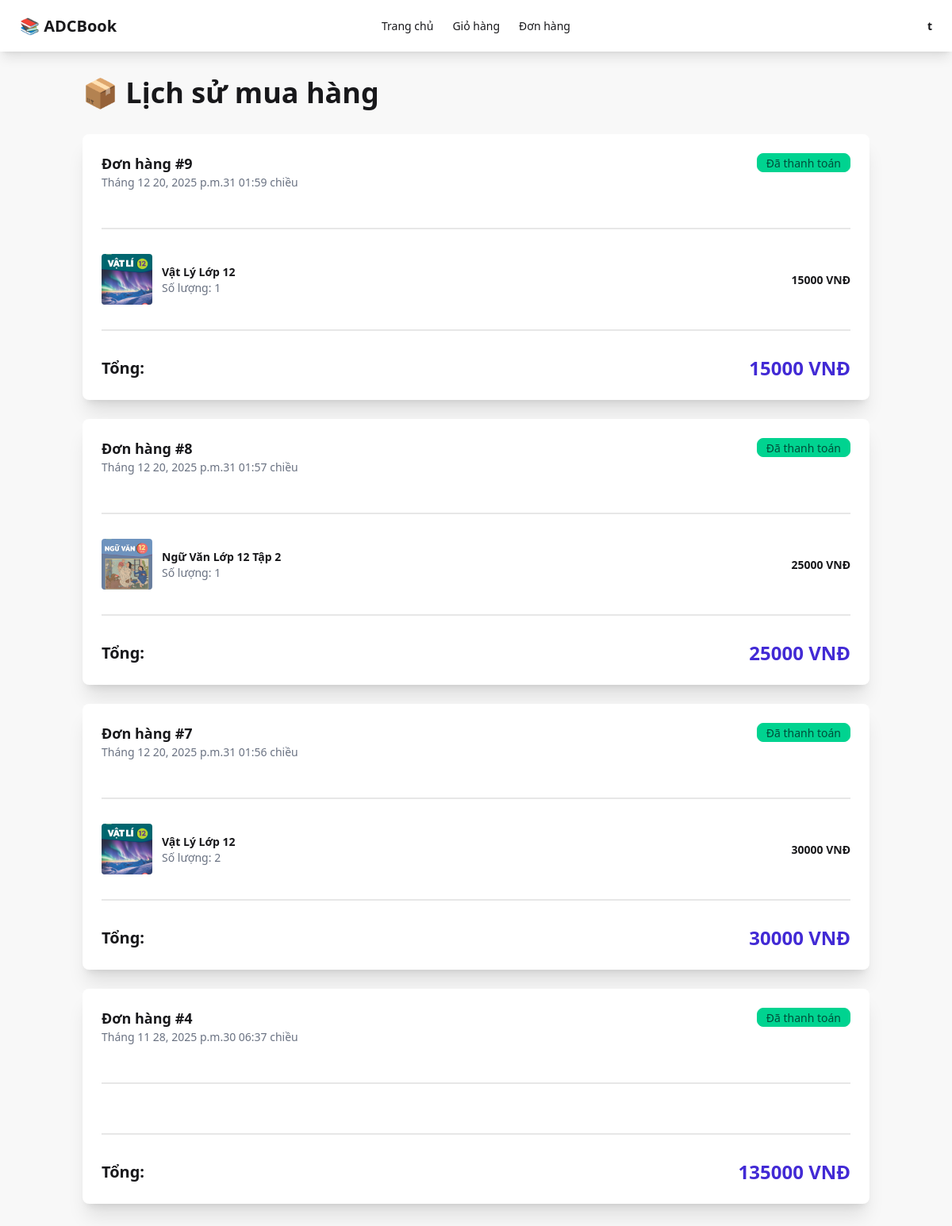
The app's page /orders/ (signed in) with its own data.
### orders/models.py (models this page shows, shortened)
class Order(models.Model):
    STATUS_CHOICES = [
        ('pending', 'Chờ thanh toán'),
        ('paid', 'Đã thanh toán'),
        ('cancelled', 'Đã hủy   '),
    ]
    user = models.ForeignKey(User, on_delete=models.CASCADE, related_name='orders')
    total_price = models.DecimalField(max_digits=10, decimal_places=0, validators=[MinValueValidator(0)])
    status = models.CharField(max_length=20, choices=STATUS_CHOICES, default='pending')
    created_at = models.DateTimeField(auto_now_add=True)
    updated_at = models.DateTimeField(auto_now=True)
    class Meta:
        ordering = ['-created_at']

class OrderItem(models.Model):
    order = models.ForeignKey(Order, on_delete=models.CASCADE, related_name='items')
    book = models.ForeignKey(Book, on_delete=models.CASCADE)
    quantity = models.IntegerField(validators=[MinValueValidator(1)])
    price = models.DecimalField(max_digits=10, decimal_places=0, validators=[MinValueValidator(0)])
    def subtotal(self):
        return self.price * self.quantity

### books/models.py (models this page shows, shortened)
class Book(models.Model):
    name = models.CharField(max_length=200)
    price = models.DecimalField(max_digits=10, decimal_places=0, validators=[MinValueValidator(0)])
    image = models.ImageField(upload_to='books/', blank=True, null=True)
    grade = models.ForeignKey(Grade, on_delete=models.CASCADE, related_name='books')
    subject = models.ForeignKey(Subject, on_delete=models.CASCADE, related_name='books')
    description = models.TextField(blank=True)
    created_at = models.DateTimeField(auto_now_add=True)
    updated_at = models.DateTimeField(auto_now=True)
    class Meta:
        ordering = ['-created_at']

### orders/views.py (the view)
# urls.py: path('orders/', order_views.order_history, name='order_history'),
@login_required
def order_history(request):
    orders = Order.objects.filter(user=request.user)
    return render(request, 'orders/order_history.html', {'orders': orders})

### cart/context_processors.py (called while the page is built)
def cart_count(request):
    if request.user.is_authenticated:
        try:
            cart = request.user.cart
            count = sum(item.quantity for item in cart.items.all())
            return {'cart_count': count}
        except:
            return {'cart_count': 0}
    return {'cart_count': 0}

### orders/templates/orders/order_history.html (shortened to what this page needs)
{% extends 'base.html' %}
{% block content %}
<h1 class="text-4xl font-bold mb-8">📦 Lịch sử mua hàng</h1>
{% if orders %}
<div class="space-y-6">
    {% for order in orders %}
    <div class="card bg-base-100 shadow-xl">
        <div class="card-body">
            <div class="flex justify-between items-start mb-4">
                <div>
                    <h2 class="card-title">Đơn hàng #{{ order.id }}</h2>
                    <p class="text-sm text-gray-500">{{ order.created_at|date:"F d, Y at h:i A" }}</p>
                </div>
                <div class="badge badge-success">{{ order.get_status_display }}</div>
            </div>
            <div class="divider"></div>
            <div class="space-y-2">
                {% for item in order.items.all %}
                <div class="flex justify-between items-center">
                    <div class="flex gap-3 items-center">
                        {% if item.book.image %}
                        <img src="{{ item.book.image.url }}" alt="{{ item.book.name }}" class="w-16 h-16 object-cover rounded"> {% else %}
                        <div class="w-16 h-16 bg-base-200 flex items-center justify-center rounded">
                            <span class="text-xl">📖</span>
                        </div>
                        {% endif %}
                        <div>
                            <p class="font-bold">{{ item.book.name }}</p>
                            <p class="text-sm text-gray-500">Số lượng: {{ item.quantity }}</p>
                        </div>
                    </div>
                    <p class="font-bold grow-0">{{ item.subtotal }} VNĐ</p>
                </div>
                {% endfor %}
            </div>
            <div class="divider"></div>
            <div class="flex justify-between items-center">
                <span class="text-xl font-bold">Tổng:</span>
                <span class="text-2xl font-bold text-primary">{{ order.total_price }} VNĐ</span>
            </div>
        </div>
    </div>
    {% endfor %}
</div>
{% endif %} {% endblock %}

### theme/templates/base.html (shortened to what this page needs)
    {% load static tailwind_tags %}
    {% load django_htmx %}
    <!DOCTYPE html>
    <html lang="en">
    <head>
        <meta http-equiv="X-UA-Compatible" content="ie=edge"> {% htmx_script %} {% tailwind_css %}
    </head>
    <body class="bg-base-200" hx-headers='{"x-csrftoken": "{{ csrf_token }}"}' hx-boost="true">
        <div class="navbar bg-base-100 shadow-lg">
            <div class="navbar-start">
                <a href="{% url 'home' %}" class="btn btn-ghost text-xl">📚 ADCBook</a>
            </div>
            <div class="navbar-center hidden lg:flex">
                <ul class="menu menu-horizontal px-1">
                    <li><a href="{% url 'home' %}">Trang chủ</a></li>
                    {% if user.is_authenticated %}
                    <li><a href="{% url 'cart' %}">Giỏ hàng {% if cart_count %}<span class="badge badge-sm">{{ cart_count }}</span>{% endif %}</a></li>
                    <li><a href="{% url 'order_history' %}">Đơn hàng</a></li>
                    {% endif %}
                </ul>
            </div>
            <div class="navbar-end">
                {% if user.is_authenticated %}
                <div class="dropdown dropdown-end">
                    <label tabindex="0" class="btn btn-ghost">{{ user.username }}</label>
                </div>
                {% else %}
                <a href="{% url 'login' %}" class="btn btn-ghost">Đăng nhập</a>
                <a href="{% url 'register' %}" class="btn btn-primary">Đăng kí</a> {% endif %}
            </div>
        </div>
        <div class="container mx-auto px-4 py-8">
            {% block content %} {% endblock %}
        </div>
    </body>
    </html>

### records on screen
Order: id "9", created_at "Tháng 12 20, 2025 p.m.31 01:59 chiều", status "Đã thanh toán", total_price "15000"
OrderItem: book.image (picture), book.name "Vật Lý Lớp 12", quantity "1", subtotal "15000"
Order: id "8", created_at "Tháng 12 20, 2025 p.m.31 01:57 chiều", status "Đã thanh toán", total_price "25000"
OrderItem: book.image (picture), book.name "Ngữ Văn Lớp 12 Tập 2", quantity "1", subtotal "25000"
Order: id "7", created_at "Tháng 12 20, 2025 p.m.31 01:56 chiều", status "Đã thanh toán", total_price "30000"
OrderItem: book.image (picture), book.name "Vật Lý Lớp 12", quantity "2", subtotal "30000"
Order: id "4", created_at "Tháng 11 28, 2025 p.m.30 06:37 chiều", status "Đã thanh toán", total_price "135000"

### other values on screen
{{ user.username }} "t"
